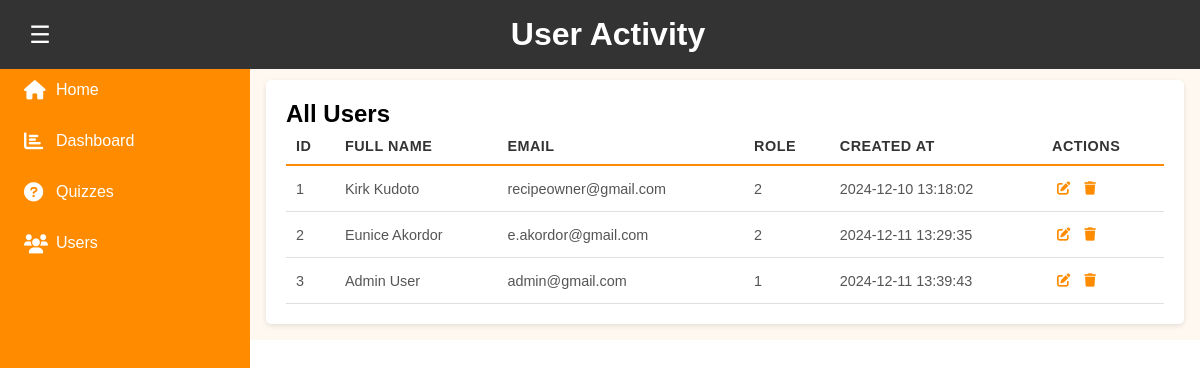
The page /view/admin/users.php (signed in) on the database its author committed.
### tables this page shows
CREATE TABLE `users` (
  `user_id` int(11) NOT NULL,
  `email` varchar(100) NOT NULL,
  `password_hash` varchar(255) NOT NULL,
  `fname` varchar(50) DEFAULT NULL,
  `lname` varchar(50) DEFAULT NULL,
  `role` int(11) NOT NULL,
  `registration_date` timestamp NOT NULL DEFAULT current_timestamp()
);

### view/admin/users.php (the view, shortened to what this page needs)
<?php
include "../../db/config.php";
?>
    <!DOCTYPE html>
    <html lang="en">
    <head>
        <link rel="stylesheet" href="https://cdnjs.cloudflare.com/ajax/libs/font-awesome/6.0.0-beta3/css/all.min.css">
    </head>
    <body>
    <header class="header">
        <button id="menuToggle" class="menu-btn">☰</button>
        <h1>User Activity</h1>
    </header>
    <nav class="sidebar" id="sidebar">
        <a href="../../index.php"><i class="fas fa-home"></i>Home</a>
        <a href="dashboard.php"><i class="fas fa-chart-bar"></i>Dashboard</a>
        <a href="manage_quizzes.php"><i class="fas fa-question-circle"></i>Quizzes</a>
        <a href="users.php"><i class="fas fa-users"></i>Users</a>
    </nav>
    <main class="main-content" id="main">
        <div class="user-management-container">
            <?php
            if ($_SESSION['role'] == 1) {
                $sql = "SELECT user_id, fname, lname, email, role, registration_date FROM users";
                $result = $conn->query($sql);
            }
            elseif ($_SESSION['role'] == 2) {
                $sql = "SELECT user_id, fname, lname, email, role, registration_date FROM users WHERE user_id = ?";
                $statement = $conn->prepare($sql);
                $statement->bind_param("i", $_SESSION['user_id']);
                $statement->execute();
                $result = $statement->get_result();
            }
            else {
                echo "<p>You are not logged in</p>";
                echo "<button>Sign In Here!</button>";
            }
            ?>
            <?php if ($_SESSION['role'] == 1): ?>
                <h2>All Users</h2>
            <?php else: ?>
                <h2>My Profile</h2>
            <?php endif; ?>
            <?php if ($result->num_rows > 0): ?>
                <table class="user_table">
                    <thead>
                    <tr>
                        <th>ID</th>
                        <th>Full Name</th>
                        <th>Email</th>
                        <th>Role</th>
                        <th>Created At</th>
                        <?php if ($_SESSION['role'] == 1): ?>
                            <th>Actions</th>
                        <?php endif; ?>
                    </tr>
                    </thead>
                    <tbody>
                    <?php
                    while ($row = $result->fetch_assoc()) {
                        echo "<tr>";
                        echo "<td>" . htmlspecialchars($row['user_id']) . "</td>";
                        echo "<td>" . htmlspecialchars($row["fname"] . " " . $row["lname"]) . "</td>";
                        echo "<td>" . htmlspecialchars($row["email"]) . "</td>";
                        echo "<td>" . htmlspecialchars($row["role"]) . "</td>";
                        echo "<td>" . htmlspecialchars($row["registration_date"]) . "</td>";
                        if ($_SESSION['role'] == 1) {
                            echo "<td>
                                <button class='edit-btn' data-id='" . $row["user_id"] . "'
                                        data-fname='" . htmlspecialchars($row["fname"]) . "'
                                        data-email='" . htmlspecialchars($row["email"]) . "'><i class='fas fa-edit'></i></button>
                                <button class='delete-btn' data-id='" . $row["user_id"] . "'><i class='fas fa-trash'></i></button>
                            </td>";
                        }
                        echo "</tr>";
                    }
                    ?>
                    </tbody>
                </table>
            <?php else: ?>
                <p>No users found.</p>
            <?php endif; ?>
        </div>
    </main>
</body>
</html>

### view/admin/users.php (style rules this page uses)
:root { --primary-orange: #FF8C00; --secondary-orange: #FFA500; --dark-gray: #333333; }
* { margin: 0; padding: 0; box-sizing: border-box; font-family: Arial, sans-serif; }
body { min-height: 100vh; overflow-x: hidden; }
.header { position: fixed; top: 0; left: 0; width: 100%; background-color: var(--dark-gray); color: white; padding: 1rem; z-index: 1000; display: flex; align-items: center; }
.header h1 { flex: 1; text-align: center; margin-right: 3rem; }
.menu-btn { background: none; border: none; color: white; font-size: 1.5rem; cursor: pointer; margin-right: 1rem; width: 3rem; }
.sidebar { position: fixed; top: 0; left: 0; height: 100vh; width: 250px; background-color: var(--primary-orange); padding-top: 4rem; transition: 0.3s; z-index: 100; }
.sidebar a { display: flex; align-items: center; padding: 1rem 1.5rem; color: white; text-decoration: none; transition: 0.3s; }
.sidebar a i { width: 1.5rem; margin-right: 0.5rem; font-size: 1.2rem; }
.main-content { margin-left: 250px; padding: 5rem 1rem 1rem; transition: 0.3s; background-color: #FFF8F0; }
.user_table { width: 100%; border-spacing: 0; font-size: 0.9rem; }
.user_table th, .user_table td { padding: 10px; border-bottom: 1px solid #e0e0e0; text-align: left; }
.user_table th { background-color: transparent; color: #333; font-weight: 600; text-transform: uppercase; letter-spacing: 0.5px; border-bottom: 2px solid var(--primary-orange); }
.user_table td { color: #555; }
.edit-btn, .delete-btn, .view-btn { background: none; color: var(--primary-orange); padding: 5px; border: none; transition: color 0.3s ease; }
.user-management-container { background-color: white; padding: 20px; border-radius: 5px; box-shadow: 0 2px 5px rgba(0,0,0,0.1); }

### rows shown on the page
users: user_id "1", fname+lname "Kirk Kudoto", email "recipeowner@gmail.com", role "2", registration_date "2024-12-10 13:18:02"
users: user_id "2", fname+lname "Eunice Akordor", email "e.akordor@gmail.com", role "2", registration_date "2024-12-11 13:29:35"
users: user_id "3", fname+lname "Admin User", email "admin@gmail.com", role "1", registration_date "2024-12-11 13:39:43"
